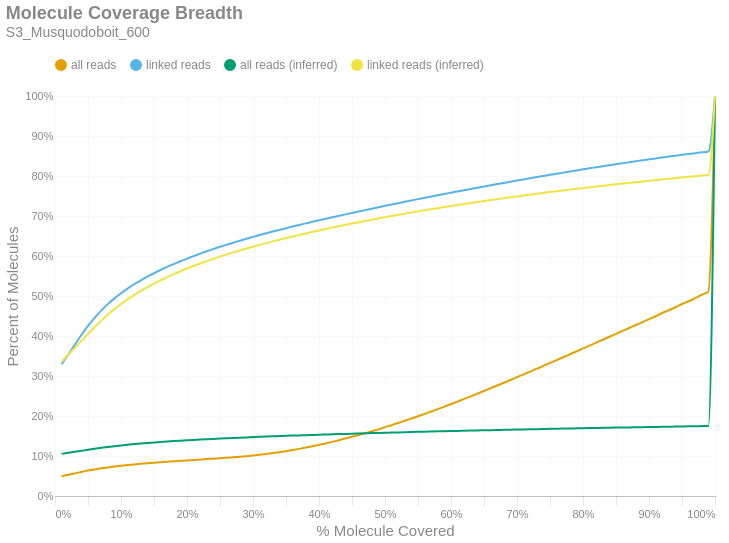

Notebook code for this chart:
### Markdown cell above
### Molecule Read Coverage
This chart shows molecule coverage breadth as computed by the number of bases aligned to that molecule. In other words, "*how much of each unique long molecule is actually sequenced/aligned?*" Keep in mind there is a distinction between sequences and alignments, since some sequences belonging to a particular molecule may not align well and wouldn't appear in the alignment data. This chart also shows molecule coverage breadth as computed by the *inferred fragment* from which the aligned sequences originate. Unlike read coverage, this calculation takes into account the total insert size, including unsequenced gaps between the forward and reverse reads. Like the previous figures, these are cumulative percents.

### Code cell
if SKIPLR:
    print_html(f"Skipped")
else:
    binned_df = consolidated_hist(valids['coverage_bp'], mask, 0.01, True)
    binned_df_inf = consolidated_hist(valids['coverage_inserts'], mask, 0.01, True)
    binned_df = binned_df.with_columns(pl.lit(binned_df_inf['all reads (cumsum)']).alias('all reads (inferred)'))
    binned_df = binned_df.with_columns(pl.lit(binned_df_inf['linked reads (cumsum)']).alias('linked reads (inferred)'))
    binned_df = binned_df.with_columns(
        (pl.col('bin').cast(pl.Float64) + 0.01).alias('right_edge')
    )

    with SafeRender(binned_df):
        (
            density_plot(binned_df, 'Molecule Coverage Breadth', samplename, 'molcov', ['all reads (inferred)','linked reads (inferred)'])
            .encode(
                #x=alt.X('bin:Q', title="% Molecule Covered").axis(format = '%').scale(padding=0),
                x=alt.X('right_edge:Q', title="% Molecule Covered").axis(format='%').scale(padding=0),
                y=alt.Y('value:Q', title='Percent of Molecules')
                    .axis(format='%')
                    .stack(False)
                    .scale(domainMin=0, padding=0),
                color=alt.Color("key:N").scale(domain = ["all reads", "linked reads", "all reads (inferred)", "linked reads (inferred)"]),
                tooltip = [
                    alt.Tooltip("key:N", title = "Data Type"),
                    alt.Tooltip("range_label:N", title="% Molecule Covered"),
                    alt.Tooltip("value:Q", format = ".2%", title="% Molecules")
                ]
            )
        ).display()

### Figure 1 — Vega-Lite specification as saved in the notebook (floating-point values rounded to 4 significant figures)
{"width": "container", "height": 400, "config": {"title": {"anchor": "start", "dy": -15, "fontSize": 18, "color": "#888888", "subtitleColor": "#888888", "subtitleFontSize": 14}, "arc": {"fill": "#0072B2"}, "axis": {"domainColor": "#888888", "domainWidth": 0.5, "gridWidth": 0.2, "grid": false, "titleFontWeight": 400, "titleFontSize": 15, "labelFontSize": 11, "labelColor": "#888888", "tickColor": "#888888", "tickWidth": 0.2, "titleColor": "#888888"}, "axisBand": {"grid": false}, "axisX": {"grid": true, "tickSize": 10, "domainCap": "round"}, "axisY": {"domain": false, "grid": true, "tickSize": 0, "domainCap": "round"}, "background": "transparent", "header": {"labelFontSize": 15, "labelColor": "#888888", "titleFontSize": 15, "titleFontWeight": 600, "titleColor": "#888888"}, "legend": {"labelFont": "sans-serif", "labelFontSize": 12, "labelColor": "#888888", "symbolSize": 100, "symbolType": "circle", "titleFontSize": 12, "titlePadding": 10, "titleColor": "#888888", "title": null, "orient": "top"}, "range": {"category": ["#E69F00", "#56B4E9", "#009E73", "#F0E442", "#0072B2", "#D55E00", "#CC79A7", "#000000"], "diverging": ["#cfe8f3", "#a2d4ec", "#73bfe2", "#46abdb", "#1696d2", "#12719e"]}, "area": {"fill": "#0072B2", "fillOpacity": 0.7, "line": true, "strokeOpacity": 0.7}, "line": {"color": "#0072B2", "stroke": "#0072B2", "strokeWidth": 2}, "trail": {"color": "#0072B2", "stroke": "#0072B2", "strokeWidth": 0, "size": 1}, "point": {"filled": true, "fillOpacity": 1.0, "size": 95}, "text": {"color": "#888888", "fontSize": 11, "align": "right", "fontWeight": 400, "size": 11}, "bar": {"fill": "#0072B2", "stroke": null}, "view": {"stroke": null, "continuousWidth": 660, "continuousHeight": 400}}, "data": {"name": "data-2edd657e2e2fcc81079314baca203e42"}, "mark": {"type": "line", "interpolate": "monotone", "point": {"opacity": 0, "size": 275}}, "encoding": {"color": {"field": "key", "scale": {"domain": ["all reads", "linked reads", "all reads (inferred)", "linked reads (inferred)"]}, "type": "nominal"}, "tooltip": [{"field": "key", "title": "Data Type", "type": "nominal"}, {"field": "range_label", "title": "% Molecule Covered", "type": "nominal"}, {"field": "value", "format": ".2%", "title": "% Molecules", "type": "quantitative"}], "x": {"axis": {"format": "%"}, "field": "right_edge", "scale": {"padding": 0}, "title": "% Molecule Covered", "type": "quantitative"}, "y": {"axis": {"format": "%"}, "field": "value", "scale": {"domainMin": 0, "padding": 0}, "stack": false, "title": "Percent of Molecules", "type": "quantitative"}}, "params": [{"name": "param_c36ac31b6afebe62", "select": {"type": "point", "fields": ["key"]}, "bind": "legend"}], "title": {"text": "Molecule Coverage Breadth", "subtitle": "S3_Musquodoboit_600"}, "transform": [{"fold": ["all reads (cumsum)", "linked reads (cumsum)", "all reads (inferred)", "linked reads (inferred)"]}, {"calculate": "replace(datum.key, ' (cumsum)', '')", "as": "key"}, {"filter": {"param": "param_c36ac31b6afebe62"}}], "usermeta": {"embedOptions": {"downloadFileName": "S3_Musquodoboit_600.molcov"}}, "$schema": "https://vega.github.io/schema/vega-lite/v6.1.0.json", "datasets": {"data-2edd657e2e2fcc81079314baca203e42": [{"bin": "0.0", "interval": "0.0-0.01", "all reads": 0.04947, "linked reads": 0.3299, "all reads (cumsum)": 0.04947, "linked reads (cumsum)": 0.3299, "range_label": "0.0-0.01", "all reads (inferred)": 0.1053, "linked reads (inferred)": 0.3354, "right_edge": 0.01}, {"bin": "0.01", "interval": "0.01-0.02", "all reads": 0.003461, "linked reads": 0.02325, "all reads (cumsum)": 0.05293, "linked reads (cumsum)": 0.3531, "range_label": "0.01-0.02", "all reads (inferred)": 0.108, "linked reads (inferred)": 0.3536, "right_edge": 0.02}, {"bin": "0.02", "interval": "0.02-0.03", "all reads": 0.00362, "linked reads": 0.02471, "all reads (cumsum)": 0.05655, "linked reads (cumsum)": 0.3778, "range_label": "0.02-0.03", "all reads (inferred)": 0.1104, "linked reads (inferred)": 0.37, "right_edge": 0.03}, {"bin": "0.03", "interval": "0.03-0.04", "all reads": 0.003644, "linked reads": 0.02474, "all reads (cumsum)": 0.06019, "linked reads (cumsum)": 0.4026, "range_label": "0.03-0.04", "all reads (inferred)": 0.113, "linked reads (inferred)": 0.3877, "right_edge": 0.04}, {"bin": "0.04", "interval": "0.04-0.05", "all reads": 0.003329, "linked reads": 0.02271, "all reads (cumsum)": 0.06352, "linked reads (cumsum)": 0.4253, "range_label": "0.04-0.05", "all reads (inferred)": 0.1156, "linked reads (inferred)": 0.4054, "right_edge": 0.05}, {"bin": "0.05", "interval": "0.05-0.06", "all reads": 0.002968, "linked reads": 0.02015, "all reads (cumsum)": 0.06649, "linked reads (cumsum)": 0.4454, "range_label": "0.05-0.06", "all reads (inferred)": 0.1181, "linked reads (inferred)": 0.4224, "right_edge": 0.06}, {"bin": "0.06", "interval": "0.06-0.07", "all reads": 0.002662, "linked reads": 0.01813, "all reads (cumsum)": 0.06915, "linked reads (cumsum)": 0.4636, "range_label": "0.06-0.07", "all reads (inferred)": 0.1204, "linked reads (inferred)": 0.4385, "right_edge": 0.07}, {"bin": "0.07", "interval": "0.07-0.08", "all reads": 0.002359, "linked reads": 0.01611, "all reads (cumsum)": 0.07151, "linked reads (cumsum)": 0.4797, "range_label": "0.07-0.08", "all reads (inferred)": 0.1226, "linked reads (inferred)": 0.4534, "right_edge": 0.08}, {"bin": "0.08", "interval": "0.08-0.09", "all reads": 0.002121, "linked reads": 0.01438, "all reads (cumsum)": 0.07363, "linked reads (cumsum)": 0.4941, "range_label": "0.08-0.09", "all reads (inferred)": 0.1246, "linked reads (inferred)": 0.4672, "right_edge": 0.09}, {"bin": "0.09", "interval": "0.09-0.1", "all reads": 0.001896, "linked reads": 0.01278, "all reads (cumsum)": 0.07553, "linked reads (cumsum)": 0.5068, "range_label": "0.09-0.1", "all reads (inferred)": 0.1264, "linked reads (inferred)": 0.4799, "right_edge": 0.1}, {"bin": "0.1", "interval": "0.1-0.11", "all reads": 0.001746, "linked reads": 0.0117, "all reads (cumsum)": 0.07727, "linked reads (cumsum)": 0.5185, "range_label": "0.1-0.11", "all reads (inferred)": 0.1281, "linked reads (inferred)": 0.4917, "right_edge": 0.11}, {"bin": "0.11", "interval": "0.11-0.12", "all reads": 0.001612, "linked reads": 0.01081, "all reads (cumsum)": 0.07888, "linked reads (cumsum)": 0.5293, "range_label": "0.11-0.12", "all reads (inferred)": 0.1297, "linked reads (inferred)": 0.5028, "right_edge": 0.12}, {"bin": "0.12", "interval": "0.12-0.13", "all reads": 0.001464, "linked reads": 0.009756, "all reads (cumsum)": 0.08035, "linked reads (cumsum)": 0.5391, "range_label": "0.12-0.13", "all reads (inferred)": 0.1312, "linked reads (inferred)": 0.5128, "right_edge": 0.13}, {"bin": "0.13", "interval": "0.13-0.14", "all reads": 0.001366, "linked reads": 0.009113, "all reads (cumsum)": 0.08171, "linked reads (cumsum)": 0.5482, "range_label": "0.13-0.14", "all reads (inferred)": 0.1325, "linked reads (inferred)": 0.5221, "right_edge": 0.14}, {"bin": "0.14", "interval": "0.14-0.15", "all reads": 0.001324, "linked reads": 0.008696, "all reads (cumsum)": 0.08304, "linked reads (cumsum)": 0.5569, "range_label": "0.14-0.15", "all reads (inferred)": 0.1338, "linked reads (inferred)": 0.5311, "right_edge": 0.15}, {"bin": "0.15", "interval": "0.15-0.16", "all reads": 0.001246, "linked reads": 0.00807, "all reads (cumsum)": 0.08428, "linked reads (cumsum)": 0.565, "range_label": "0.15-0.16", "all reads (inferred)": 0.135, "linked reads (inferred)": 0.5393, "right_edge": 0.16}, {"bin": "0.16", "interval": "0.16-0.17", "all reads": 0.001217, "linked reads": 0.007713, "all reads (cumsum)": 0.0855, "linked reads (cumsum)": 0.5727, "range_label": "0.16-0.17", "all reads (inferred)": 0.1362, "linked reads (inferred)": 0.5473, "right_edge": 0.17}, {"bin": "0.17", "interval": "0.17-0.18", "all reads": 0.001174, "linked reads": 0.007173, "all reads (cumsum)": 0.08667, "linked reads (cumsum)": 0.5799, "range_label": "0.17-0.18", "all reads (inferred)": 0.1372, "linked reads (inferred)": 0.5548, "right_edge": 0.18}, {"bin": "0.18", "interval": "0.18-0.19", "all reads": 0.00115, "linked reads": 0.006915, "all reads (cumsum)": 0.08782, "linked reads (cumsum)": 0.5868, "range_label": "0.18-0.19", "all reads (inferred)": 0.1383, "linked reads (inferred)": 0.5619, "right_edge": 0.19}, {"bin": "0.19", "interval": "0.19-0.2", "all reads": 0.001148, "linked reads": 0.00665, "all reads (cumsum)": 0.08897, "linked reads (cumsum)": 0.5934, "range_label": "0.19-0.2", "all reads (inferred)": 0.1393, "linked reads (inferred)": 0.5686, "right_edge": 0.2}, {"bin": "0.2", "interval": "0.2-0.21", "all reads": 0.001091, "linked reads": 0.006206, "all reads (cumsum)": 0.09006, "linked reads (cumsum)": 0.5996, "range_label": "0.2-0.21", "all reads (inferred)": 0.1402, "linked reads (inferred)": 0.575, "right_edge": 0.21}, {"bin": "0.21", "interval": "0.21-0.22", "all reads": 0.001125, "linked reads": 0.006242, "all reads (cumsum)": 0.09119, "linked reads (cumsum)": 0.6059, "range_label": "0.21-0.22", "all reads (inferred)": 0.1411, "linked reads (inferred)": 0.5812, "right_edge": 0.22}, {"bin": "0.22", "interval": "0.22-0.23", "all reads": 0.001119, "linked reads": 0.006013, "all reads (cumsum)": 0.09231, "linked reads (cumsum)": 0.6119, "range_label": "0.22-0.23", "all reads (inferred)": 0.142, "linked reads (inferred)": 0.5871, "right_edge": 0.23}, {"bin": "0.23", "interval": "0.23-0.24", "all reads": 0.001094, "linked reads": 0.005636, "all reads (cumsum)": 0.0934, "linked reads (cumsum)": 0.6175, "range_label": "0.23-0.24", "all reads (inferred)": 0.1428, "linked reads (inferred)": 0.5929, "right_edge": 0.24}, {"bin": "0.24", "interval": "0.24-0.25", "all reads": 0.001107, "linked reads": 0.005459, "all reads (cumsum)": 0.09451, "linked reads (cumsum)": 0.623, "range_label": "0.24-0.25", "all reads (inferred)": 0.1436, "linked reads (inferred)": 0.5984, "right_edge": 0.25}, {"bin": "0.25", "interval": "0.25-0.26", "all reads": 0.001105, "linked reads": 0.005155, "all reads (cumsum)": 0.09561, "linked reads (cumsum)": 0.6281, "range_label": "0.25-0.26", "all reads (inferred)": 0.1444, "linked reads (inferred)": 0.6038, "right_edge": 0.26}, {"bin": "0.26", "interval": "0.26-0.27", "all reads": 0.001168, "linked reads": 0.005055, "all reads (cumsum)": 0.09678, "linked reads (cumsum)": 0.6332, "range_label": "0.26-0.27", "all reads (inferred)": 0.1451, "linked reads (inferred)": 0.609, "right_edge": 0.27}, {"bin": "0.27", "interval": "0.27-0.28", "all reads": 0.001311, "linked reads": 0.005032, "all reads (cumsum)": 0.09809, "linked reads (cumsum)": 0.6382, "range_label": "0.27-0.28", "all reads (inferred)": 0.1459, "linked reads (inferred)": 0.6139, "right_edge": 0.28}, {"bin": "0.28", "interval": "0.28-0.29", "all reads": 0.001458, "linked reads": 0.004847, "all reads (cumsum)": 0.09955, "linked reads (cumsum)": 0.6431, "range_label": "0.28-0.29", "all reads (inferred)": 0.1466, "linked reads (inferred)": 0.6186, "right_edge": 0.29}, {"bin": "0.29", "interval": "0.29-0.3", "all reads": 0.001627, "linked reads": 0.004681, "all reads (cumsum)": 0.1012, "linked reads (cumsum)": 0.6478, "range_label": "0.29-0.3", "all reads (inferred)": 0.1472, "linked reads (inferred)": 0.6232, "right_edge": 0.3}, {"bin": "0.3", "interval": "0.3-0.31", "all reads": 0.001833, "linked reads": 0.004639, "all reads (cumsum)": 0.103, "linked reads (cumsum)": 0.6524, "range_label": "0.3-0.31", "all reads (inferred)": 0.1479, "linked reads (inferred)": 0.6278, "right_edge": 0.31}, {"bin": "0.31", "interval": "0.31-0.32", "all reads": 0.002024, "linked reads": 0.004442, "all reads (cumsum)": 0.105, "linked reads (cumsum)": 0.6568, "range_label": "0.31-0.32", "all reads (inferred)": 0.1485, "linked reads (inferred)": 0.6322, "right_edge": 0.32}, {"bin": "0.32", "interval": "0.32-0.33", "all reads": 0.002221, "linked reads": 0.004299, "all reads (cumsum)": 0.1073, "linked reads (cumsum)": 0.6611, "range_label": "0.32-0.33", "all reads (inferred)": 0.1492, "linked reads (inferred)": 0.6366, "right_edge": 0.33}, {"bin": "0.33", "interval": "0.33-0.34", "all reads": 0.002343, "linked reads": 0.004221, "all reads (cumsum)": 0.1096, "linked reads (cumsum)": 0.6654, "range_label": "0.33-0.34", "all reads (inferred)": 0.1498, "linked reads (inferred)": 0.6408, "right_edge": 0.34}, {"bin": "0.34", "interval": "0.34-0.35", "all reads": 0.00255, "linked reads": 0.004207, "all reads (cumsum)": 0.1121, "linked reads (cumsum)": 0.6696, "range_label": "0.34-0.35", "all reads (inferred)": 0.1504, "linked reads (inferred)": 0.645, "right_edge": 0.35}, {"bin": "0.35", "interval": "0.35-0.36", "all reads": 0.002774, "linked reads": 0.00417, "all reads (cumsum)": 0.1149, "linked reads (cumsum)": 0.6737, "range_label": "0.35-0.36", "all reads (inferred)": 0.151, "linked reads (inferred)": 0.6489, "right_edge": 0.36}, {"bin": "0.36", "interval": "0.36-0.37", "all reads": 0.002915, "linked reads": 0.003923, "all reads (cumsum)": 0.1178, "linked reads (cumsum)": 0.6777, "range_label": "0.36-0.37", "all reads (inferred)": 0.1516, "linked reads (inferred)": 0.6527, "right_edge": 0.37}, {"bin": "0.37", "interval": "0.37-0.38", "all reads": 0.003146, "linked reads": 0.003854, "all reads (cumsum)": 0.121, "linked reads (cumsum)": 0.6815, "range_label": "0.37-0.38", "all reads (inferred)": 0.1521, "linked reads (inferred)": 0.6565, "right_edge": 0.38}, {"bin": "0.38", "interval": "0.38-0.39", "all reads": 0.003334, "linked reads": 0.003911, "all reads (cumsum)": 0.1243, "linked reads (cumsum)": 0.6854, "range_label": "0.38-0.39", "all reads (inferred)": 0.1527, "linked reads (inferred)": 0.6602, "right_edge": 0.39}, {"bin": "0.39", "interval": "0.39-0.4", "all reads": 0.003533, "linked reads": 0.003906, "all reads (cumsum)": 0.1279, "linked reads (cumsum)": 0.6893, "range_label": "0.39-0.4", "all reads (inferred)": 0.1532, "linked reads (inferred)": 0.6639, "right_edge": 0.4}, {"bin": "0.4", "interval": "0.4-0.41", "all reads": 0.003624, "linked reads": 0.003611, "all reads (cumsum)": 0.1315, "linked reads (cumsum)": 0.6929, "range_label": "0.4-0.41", "all reads (inferred)": 0.1537, "linked reads (inferred)": 0.6675, "right_edge": 0.41}, {"bin": "0.41", "interval": "0.41-0.42", "all reads": 0.003827, "linked reads": 0.003774, "all reads (cumsum)": 0.1353, "linked reads (cumsum)": 0.6967, "range_label": "0.41-0.42", "all reads (inferred)": 0.1543, "linked reads (inferred)": 0.671, "right_edge": 0.42}, {"bin": "0.42", "interval": "0.42-0.43", "all reads": 0.004038, "linked reads": 0.003653, "all reads (cumsum)": 0.1393, "linked reads (cumsum)": 0.7004, "range_label": "0.42-0.43", "all reads (inferred)": 0.1548, "linked reads (inferred)": 0.6745, "right_edge": 0.43}, {"bin": "0.43", "interval": "0.43-0.44", "all reads": 0.004194, "linked reads": 0.003698, "all reads (cumsum)": 0.1435, "linked reads (cumsum)": 0.7041, "range_label": "0.43-0.44", "all reads (inferred)": 0.1553, "linked reads (inferred)": 0.6779, "right_edge": 0.44}, {"bin": "0.44", "interval": "0.44-0.45", "all reads": 0.004392, "linked reads": 0.003566, "all reads (cumsum)": 0.1479, "linked reads (cumsum)": 0.7076, "range_label": "0.44-0.45", "all reads (inferred)": 0.1558, "linked reads (inferred)": 0.6812, "right_edge": 0.45}, {"bin": "0.45", "interval": "0.45-0.46", "all reads": 0.00452, "linked reads": 0.00353, "all reads (cumsum)": 0.1524, "linked reads (cumsum)": 0.7112, "range_label": "0.45-0.46", "all reads (inferred)": 0.1563, "linked reads (inferred)": 0.6844, "right_edge": 0.46}, {"bin": "0.46", "interval": "0.46-0.47", "all reads": 0.004603, "linked reads": 0.003576, "all reads (cumsum)": 0.157, "linked reads (cumsum)": 0.7147, "range_label": "0.46-0.47", "all reads (inferred)": 0.1567, "linked reads (inferred)": 0.6876, "right_edge": 0.47}, {"bin": "0.47", "interval": "0.47-0.48", "all reads": 0.004856, "linked reads": 0.003619, "all reads (cumsum)": 0.1619, "linked reads (cumsum)": 0.7183, "range_label": "0.47-0.48", "all reads (inferred)": 0.1572, "linked reads (inferred)": 0.6909, "right_edge": 0.48}, {"bin": "0.48", "interval": "0.48-0.49", "all reads": 0.004742, "linked reads": 0.003487, "all reads (cumsum)": 0.1666, "linked reads (cumsum)": 0.7218, "range_label": "0.48-0.49", "all reads (inferred)": 0.1577, "linked reads (inferred)": 0.694, "right_edge": 0.49}, {"bin": "0.49", "interval": "0.49-0.5", "all reads": 0.005548, "linked reads": 0.003624, "all reads (cumsum)": 0.1722, "linked reads (cumsum)": 0.7255, "range_label": "0.49-0.5", "all reads (inferred)": 0.1581, "linked reads (inferred)": 0.697, "right_edge": 0.5}, {"bin": "0.5", "interval": "0.5-0.51", "all reads": 0.004826, "linked reads": 0.003228, "all reads (cumsum)": 0.177, "linked reads (cumsum)": 0.7287, "range_label": "0.5-0.51", "all reads (inferred)": 0.1586, "linked reads (inferred)": 0.6999, "right_edge": 0.51}, {"bin": "0.51", "interval": "0.51-0.52", "all reads": 0.00552, "linked reads": 0.003444, "all reads (cumsum)": 0.1825, "linked reads (cumsum)": 0.7321, "range_label": "0.51-0.52", "all reads (inferred)": 0.159, "linked reads (inferred)": 0.7029, "right_edge": 0.52}, {"bin": "0.52", "interval": "0.52-0.53", "all reads": 0.005427, "linked reads": 0.003415, "all reads (cumsum)": 0.188, "linked reads (cumsum)": 0.7355, "range_label": "0.52-0.53", "all reads (inferred)": 0.1595, "linked reads (inferred)": 0.7058, "right_edge": 0.53}, {"bin": "0.53", "interval": "0.53-0.54", "all reads": 0.005701, "linked reads": 0.003332, "all reads (cumsum)": 0.1937, "linked reads (cumsum)": 0.7389, "range_label": "0.53-0.54", "all reads (inferred)": 0.1599, "linked reads (inferred)": 0.7087, "right_edge": 0.54}, {"bin": "0.54", "interval": "0.54-0.55", "all reads": 0.005658, "linked reads": 0.003315, "all reads (cumsum)": 0.1993, "linked reads (cumsum)": 0.7422, "range_label": "0.54-0.55", "all reads (inferred)": 0.1603, "linked reads (inferred)": 0.7115, "right_edge": 0.55}, {"bin": "0.55", "interval": "0.55-0.56", "all reads": 0.005932, "linked reads": 0.00324, "all reads (cumsum)": 0.2053, "linked reads (cumsum)": 0.7454, "range_label": "0.55-0.56", "all reads (inferred)": 0.1608, "linked reads (inferred)": 0.7143, "right_edge": 0.56}, {"bin": "0.56", "interval": "0.56-0.57", "all reads": 0.006028, "linked reads": 0.003286, "all reads (cumsum)": 0.2113, "linked reads (cumsum)": 0.7487, "range_label": "0.56-0.57", "all reads (inferred)": 0.1612, "linked reads (inferred)": 0.717, "right_edge": 0.57}, {"bin": "0.57", "interval": "0.57-0.58", "all reads": 0.006021, "linked reads": 0.003239, "all reads (cumsum)": 0.2173, "linked reads (cumsum)": 0.752, "range_label": "0.57-0.58", "all reads (inferred)": 0.1616, "linked reads (inferred)": 0.7196, "right_edge": 0.58}, {"bin": "0.58", "interval": "0.58-0.59", "all reads": 0.006164, "linked reads": 0.003247, "all reads (cumsum)": 0.2235, "linked reads (cumsum)": 0.7552, "range_label": "0.58-0.59", "all reads (inferred)": 0.162, "linked reads (inferred)": 0.7223, "right_edge": 0.59}, {"bin": "0.59", "interval": "0.59-0.6", "all reads": 0.006397, "linked reads": 0.003148, "all reads (cumsum)": 0.2299, "linked reads (cumsum)": 0.7584, "range_label": "0.59-0.6", "all reads (inferred)": 0.1624, "linked reads (inferred)": 0.7249, "right_edge": 0.6}, {"bin": "0.6", "interval": "0.6-0.61", "all reads": 0.006195, "linked reads": 0.003117, "all reads (cumsum)": 0.2361, "linked reads (cumsum)": 0.7615, "range_label": "0.6-0.61", "all reads (inferred)": 0.1628, "linked reads (inferred)": 0.7274, "right_edge": 0.61}, {"bin": "0.61", "interval": "0.61-0.62", "all reads": 0.006606, "linked reads": 0.003119, "all reads (cumsum)": 0.2427, "linked reads (cumsum)": 0.7646, "range_label": "0.61-0.62", "all reads (inferred)": 0.1632, "linked reads (inferred)": 0.73, "right_edge": 0.62}, {"bin": "0.62", "interval": "0.62-0.63", "all reads": 0.006471, "linked reads": 0.003088, "all reads (cumsum)": 0.2491, "linked reads (cumsum)": 0.7677, "range_label": "0.62-0.63", "all reads (inferred)": 0.1636, "linked reads (inferred)": 0.7325, "right_edge": 0.63}, {"bin": "0.63", "interval": "0.63-0.64", "all reads": 0.006603, "linked reads": 0.003046, "all reads (cumsum)": 0.2557, "linked reads (cumsum)": 0.7707, "range_label": "0.63-0.64", "all reads (inferred)": 0.1639, "linked reads (inferred)": 0.735, "right_edge": 0.64}, {"bin": "0.64", "interval": "0.64-0.65", "all reads": 0.006669, "linked reads": 0.002904, "all reads (cumsum)": 0.2624, "linked reads (cumsum)": 0.7736, "range_label": "0.64-0.65", "all reads (inferred)": 0.1643, "linked reads (inferred)": 0.7374, "right_edge": 0.65}, {"bin": "0.65", "interval": "0.65-0.66", "all reads": 0.007059, "linked reads": 0.003193, "all reads (cumsum)": 0.2695, "linked reads (cumsum)": 0.7768, "range_label": "0.65-0.66", "all reads (inferred)": 0.1647, "linked reads (inferred)": 0.7397, "right_edge": 0.66}, {"bin": "0.66", "interval": "0.66-0.67", "all reads": 0.006716, "linked reads": 0.002947, "all reads (cumsum)": 0.2762, "linked reads (cumsum)": 0.7798, "range_label": "0.66-0.67", "all reads (inferred)": 0.165, "linked reads (inferred)": 0.742, "right_edge": 0.67}, {"bin": "0.67", "interval": "0.67-0.68", "all reads": 0.006894, "linked reads": 0.002999, "all reads (cumsum)": 0.2831, "linked reads (cumsum)": 0.7828, "range_label": "0.67-0.68", "all reads (inferred)": 0.1654, "linked reads (inferred)": 0.7443, "right_edge": 0.68}, {"bin": "0.68", "interval": "0.68-0.69", "all reads": 0.00689, "linked reads": 0.002958, "all reads (cumsum)": 0.29, "linked reads (cumsum)": 0.7857, "range_label": "0.68-0.69", "all reads (inferred)": 0.1657, "linked reads (inferred)": 0.7467, "right_edge": 0.69}, {"bin": "0.69", "interval": "0.69-0.7", "all reads": 0.007109, "linked reads": 0.002886, "all reads (cumsum)": 0.2971, "linked reads (cumsum)": 0.7886, "range_label": "0.69-0.7", "all reads (inferred)": 0.1661, "linked reads (inferred)": 0.7489, "right_edge": 0.7}, {"bin": "0.7", "interval": "0.7-0.71", "all reads": 0.006883, "linked reads": 0.002836, "all reads (cumsum)": 0.304, "linked reads (cumsum)": 0.7914, "range_label": "0.7-0.71", "all reads (inferred)": 0.1664, "linked reads (inferred)": 0.7511, "right_edge": 0.71}, {"bin": "0.71", "interval": "0.71-0.72", "all reads": 0.007034, "linked reads": 0.002933, "all reads (cumsum)": 0.311, "linked reads (cumsum)": 0.7944, "range_label": "0.71-0.72", "all reads (inferred)": 0.1668, "linked reads (inferred)": 0.7533, "right_edge": 0.72}, {"bin": "0.72", "interval": "0.72-0.73", "all reads": 0.007233, "linked reads": 0.002947, "all reads (cumsum)": 0.3182, "linked reads (cumsum)": 0.7973, "range_label": "0.72-0.73", "all reads (inferred)": 0.1671, "linked reads (inferred)": 0.7555, "right_edge": 0.73}, {"bin": "0.73", "interval": "0.73-0.74", "all reads": 0.007029, "linked reads": 0.00283, "all reads (cumsum)": 0.3253, "linked reads (cumsum)": 0.8002, "range_label": "0.73-0.74", "all reads (inferred)": 0.1675, "linked reads (inferred)": 0.7576, "right_edge": 0.74}, {"bin": "0.74", "interval": "0.74-0.75", "all reads": 0.007432, "linked reads": 0.002731, "all reads (cumsum)": 0.3327, "linked reads (cumsum)": 0.8029, "range_label": "0.74-0.75", "all reads (inferred)": 0.1678, "linked reads (inferred)": 0.7598, "right_edge": 0.75}, {"bin": "0.75", "interval": "0.75-0.76", "all reads": 0.007007, "linked reads": 0.002732, "all reads (cumsum)": 0.3397, "linked reads (cumsum)": 0.8056, "range_label": "0.75-0.76", "all reads (inferred)": 0.1682, "linked reads (inferred)": 0.7618, "right_edge": 0.76}, {"bin": "0.76", "interval": "0.76-0.77", "all reads": 0.007209, "linked reads": 0.002784, "all reads (cumsum)": 0.3469, "linked reads (cumsum)": 0.8084, "range_label": "0.76-0.77", "all reads (inferred)": 0.1685, "linked reads (inferred)": 0.7639, "right_edge": 0.77}, {"bin": "0.77", "interval": "0.77-0.78", "all reads": 0.007198, "linked reads": 0.002746, "all reads (cumsum)": 0.3541, "linked reads (cumsum)": 0.8112, "range_label": "0.77-0.78", "all reads (inferred)": 0.1688, "linked reads (inferred)": 0.7659, "right_edge": 0.78}, {"bin": "0.78", "interval": "0.78-0.79", "all reads": 0.007237, "linked reads": 0.002716, "all reads (cumsum)": 0.3613, "linked reads (cumsum)": 0.8139, "range_label": "0.78-0.79", "all reads (inferred)": 0.1691, "linked reads (inferred)": 0.7679, "right_edge": 0.79}, {"bin": "0.79", "interval": "0.79-0.8", "all reads": 0.007616, "linked reads": 0.002771, "all reads (cumsum)": 0.369, "linked reads (cumsum)": 0.8166, "range_label": "0.79-0.8", "all reads (inferred)": 0.1694, "linked reads (inferred)": 0.7699, "right_edge": 0.8}, {"bin": "0.8", "interval": "0.8-0.81", "all reads": 0.007026, "linked reads": 0.00266, "all reads (cumsum)": 0.376, "linked reads (cumsum)": 0.8193, "range_label": "0.8-0.81", "all reads (inferred)": 0.1697, "linked reads (inferred)": 0.7717, "right_edge": 0.81}, {"bin": "0.81", "interval": "0.81-0.82", "all reads": 0.00733, "linked reads": 0.002677, "all reads (cumsum)": 0.3833, "linked reads (cumsum)": 0.822, "range_label": "0.81-0.82", "all reads (inferred)": 0.1701, "linked reads (inferred)": 0.7737, "right_edge": 0.82}, {"bin": "0.82", "interval": "0.82-0.83", "all reads": 0.0074, "linked reads": 0.002533, "all reads (cumsum)": 0.3907, "linked reads (cumsum)": 0.8245, "range_label": "0.82-0.83", "all reads (inferred)": 0.1704, "linked reads (inferred)": 0.7756, "right_edge": 0.83}, {"bin": "0.83", "interval": "0.83-0.84", "all reads": 0.007328, "linked reads": 0.002499, "all reads (cumsum)": 0.398, "linked reads (cumsum)": 0.827, "range_label": "0.83-0.84", "all reads (inferred)": 0.1707, "linked reads (inferred)": 0.7774, "right_edge": 0.84}, {"bin": "0.84", "interval": "0.84-0.85", "all reads": 0.007282, "linked reads": 0.002478, "all reads (cumsum)": 0.4053, "linked reads (cumsum)": 0.8295, "range_label": "0.84-0.85", "all reads (inferred)": 0.171, "linked reads (inferred)": 0.7792, "right_edge": 0.85}, {"bin": "0.85", "interval": "0.85-0.86", "all reads": 0.007413, "linked reads": 0.002505, "all reads (cumsum)": 0.4127, "linked reads (cumsum)": 0.832, "range_label": "0.85-0.86", "all reads (inferred)": 0.1712, "linked reads (inferred)": 0.781, "right_edge": 0.86}, {"bin": "0.86", "interval": "0.86-0.87", "all reads": 0.007268, "linked reads": 0.002421, "all reads (cumsum)": 0.42, "linked reads (cumsum)": 0.8344, "range_label": "0.86-0.87", "all reads (inferred)": 0.1715, "linked reads (inferred)": 0.7828, "right_edge": 0.87}, {"bin": "0.87", "interval": "0.87-0.88", "all reads": 0.007486, "linked reads": 0.002446, "all reads (cumsum)": 0.4275, "linked reads (cumsum)": 0.8369, "range_label": "0.87-0.88", "all reads (inferred)": 0.1718, "linked reads (inferred)": 0.7846, "right_edge": 0.88}, {"bin": "0.88", "interval": "0.88-0.89", "all reads": 0.007318, "linked reads": 0.00247, "all reads (cumsum)": 0.4348, "linked reads (cumsum)": 0.8393, "range_label": "0.88-0.89", "all reads (inferred)": 0.1721, "linked reads (inferred)": 0.7863, "right_edge": 0.89}, {"bin": "0.89", "interval": "0.89-0.9", "all reads": 0.007491, "linked reads": 0.002326, "all reads (cumsum)": 0.4423, "linked reads (cumsum)": 0.8417, "range_label": "0.89-0.9", "all reads (inferred)": 0.1724, "linked reads (inferred)": 0.788, "right_edge": 0.9}, {"bin": "0.9", "interval": "0.9-0.91", "all reads": 0.007051, "linked reads": 0.002336, "all reads (cumsum)": 0.4494, "linked reads (cumsum)": 0.844, "range_label": "0.9-0.91", "all reads (inferred)": 0.1727, "linked reads (inferred)": 0.7897, "right_edge": 0.91}, {"bin": "0.91", "interval": "0.91-0.92", "all reads": 0.008073, "linked reads": 0.00233, "all reads (cumsum)": 0.4574, "linked reads (cumsum)": 0.8463, "range_label": "0.91-0.92", "all reads (inferred)": 0.173, "linked reads (inferred)": 0.7914, "right_edge": 0.92}, {"bin": "0.92", "interval": "0.92-0.93", "all reads": 0.006901, "linked reads": 0.00218, "all reads (cumsum)": 0.4643, "linked reads (cumsum)": 0.8485, "range_label": "0.92-0.93", "all reads (inferred)": 0.1732, "linked reads (inferred)": 0.7931, "right_edge": 0.93}, {"bin": "0.93", "interval": "0.93-0.94", "all reads": 0.00756, "linked reads": 0.002243, "all reads (cumsum)": 0.4719, "linked reads (cumsum)": 0.8507, "range_label": "0.93-0.94", "all reads (inferred)": 0.1735, "linked reads (inferred)": 0.7946, "right_edge": 0.94}, {"bin": "0.94", "interval": "0.94-0.95", "all reads": 0.008075, "linked reads": 0.00223, "all reads (cumsum)": 0.48, "linked reads (cumsum)": 0.853, "range_label": "0.94-0.95", "all reads (inferred)": 0.1738, "linked reads (inferred)": 0.7964, "right_edge": 0.95}, {"bin": "0.95", "interval": "0.95-0.96", "all reads": 0.006855, "linked reads": 0.00215, "all reads (cumsum)": 0.4868, "linked reads (cumsum)": 0.8551, "range_label": "0.95-0.96", "all reads (inferred)": 0.1741, "linked reads (inferred)": 0.7979, "right_edge": 0.96}, {"bin": "0.96", "interval": "0.96-0.97", "all reads": 0.007977, "linked reads": 0.002038, "all reads (cumsum)": 0.4948, "linked reads (cumsum)": 0.8572, "range_label": "0.96-0.97", "all reads (inferred)": 0.1744, "linked reads (inferred)": 0.7995, "right_edge": 0.97}, {"bin": "0.97", "interval": "0.97-0.98", "all reads": 0.008386, "linked reads": 0.001982, "all reads (cumsum)": 0.5032, "linked reads (cumsum)": 0.8591, "range_label": "0.97-0.98", "all reads (inferred)": 0.1747, "linked reads (inferred)": 0.8013, "right_edge": 0.98}, {"bin": "0.98", "interval": "0.98-0.99", "all reads": 0.007614, "linked reads": 0.002183, "all reads (cumsum)": 0.5108, "linked reads (cumsum)": 0.8613, "range_label": "0.98-0.99", "all reads (inferred)": 0.1751, "linked reads (inferred)": 0.8026, "right_edge": 0.99}, {"bin": "0.99", "interval": "0.99-1.0", "all reads": 0.4892, "linked reads": 0.1387, "all reads (cumsum)": 1.0, "linked reads (cumsum)": 1.0, "range_label": "0.99-1.0", "all reads (inferred)": 1.0, "linked reads (inferred)": 1.0, "right_edge": 1.0}]}}
